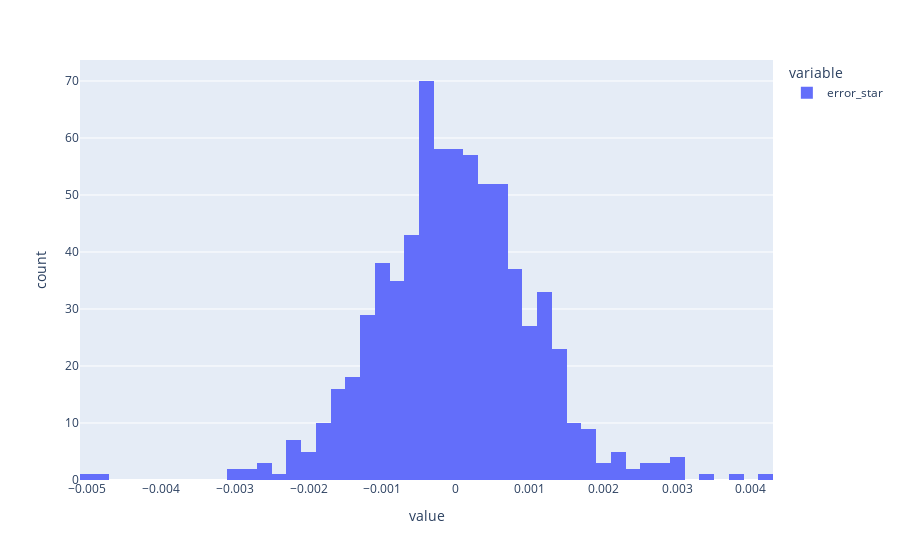

Write notebook code for a chart like this one.
### Code cell
df.error_star.hist()

### Figure 1 — Plotly figure (JSON) as saved in the notebook; plotly's stock layout.template omitted (floating-point values rounded to 4 significant figures; data arrays with more than 128 entries replaced by an {"elided": "..."} marker saying what was removed)
{"data": [{"alignmentgroup": "True", "bingroup": "x", "hovertemplate": "variable=error_star<br>value=%{x}<br>count=%{y}<extra></extra>", "legendgroup": "error_star", "marker": {"color": "#636efa"}, "name": "error_star", "offsetgroup": "error_star", "orientation": "v", "showlegend": true, "type": "histogram", "x": {"elided": "720 float values"}, "xaxis": "x", "yaxis": "y"}], "layout": {"barmode": "relative", "legend": {"title": {"text": "variable"}, "tracegroupgap": 0}, "margin": {"t": 60}, "xaxis": {"anchor": "y", "domain": [0, 1], "title": {"text": "value"}}, "yaxis": {"anchor": "x", "domain": [0, 1], "title": {"text": "count"}}}}
